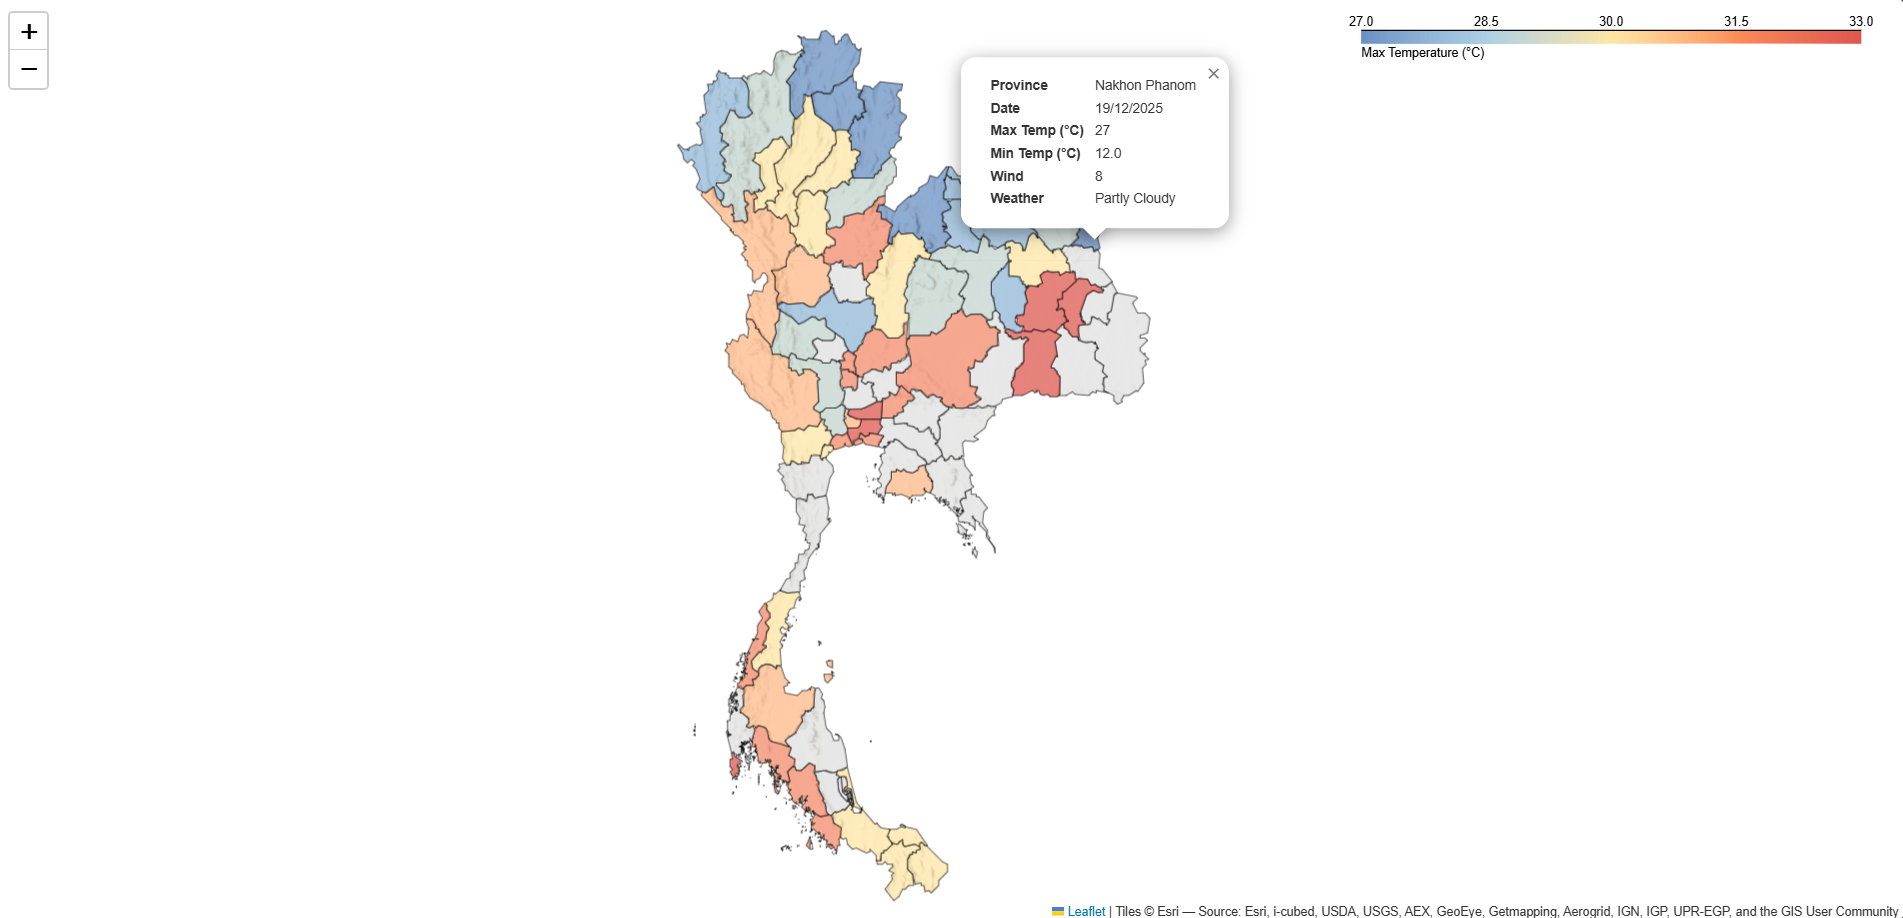

Generate this figure with Python:
import requests
import geopandas as gpd
import pandas as pd
import folium
import xml.etree.ElementTree as ET
import branca.colormap as cm
import webbrowser
import os
from shapely.geometry import box  # Required for creating the mask

# Helper function เพื่อดึงข้อความจาก XML element อย่างปลอดภัย
def get_xml_text(element, tag, default_val="N/A"):
    """Safely retrieves the text content of a sub-element."""
    node = element.find(tag)
    return node.text.strip() if node is not None and node.text else default_val

# --- 1. FETCH & PARSE DATA (ฉบับสมบูรณ์) ---
def get_weather_data_extended():
    # หมายเหตุ: uid และ ukey นี้เป็น placeholder หากใช้ API จริง ต้องเปลี่ยนเป็น Key ของคุณ
    url = "https://data.tmd.go.th/api/WeatherForecast7Days/v2/?uid=api&ukey=api12345"
    records = []
    
    try:
        print("Fetching XML data...")
        response = requests.get(url, timeout=15)
        response.raise_for_status() 
        root = ET.fromstring(response.content)
        
        for province in root.findall('./Provinces/Province'):
            name_en = get_xml_text(province, 'ProvinceNameEnglish', default_val=None)
            forecast = province.find('SevenDaysForecast')
            
            if name_en:
                # ดึงค่าอุณหภูมิสูงสุด
                max_temp_str = get_xml_text(forecast, 'MaximumTemperature', default_val="0")
                
                try:
                    max_temp = float(max_temp_str)
                except ValueError:
                    max_temp = 0.0 # หากแปลงไม่ได้ ให้เป็น 0

                records.append({
                    'province_en': name_en,
                    'date': get_xml_text(forecast, 'ForecastDate'),
                    'max_temp': max_temp,
                    'min_temp': get_xml_text(forecast, 'MinimumTemperature'),
                    'wind_speed': get_xml_text(forecast, 'WindSpeed'),
                    'desc': get_xml_text(forecast, 'DescriptionEnglish')
                })
        
        df = pd.DataFrame(records)
        if not df.empty:
            # การแก้ไขชื่อจังหวัดเพื่อให้ตรงกับไฟล์ GeoJSON ที่ใช้
            df['province_en'] = df['province_en'].replace({
                'Bangkok': 'Bangkok Metropolis',
                'Nakhon Ratchasima': 'Nakhon Ratchasima'
            })
        return df
    except requests.exceptions.RequestException as e:
        print(f"Network or API Error: {e}. Please check your internet connection or API URL/Key.")
        return pd.DataFrame()
    except Exception as e:
        print(f"Parsing/Data Error: {e}")
        return pd.DataFrame()

# --- 2. CREATE MASKED MAP (ยังคงใช้ได้ดี) ---
def create_interactive_map(weather_df):
    map_url = "https://raw.githubusercontent.com/cvibhagool/thailand-map/master/thailand-provinces.geojson"
    output_file = "thailand_weather_cropped.html"
    
    if weather_df.empty:
        print("No weather data found to plot.")
        return

    try:
        print("Downloading map geometry and merging data...")
        # อ่านไฟล์ GeoJSON ด้วย geopandas
        gdf = gpd.read_file(map_url)
        # ผสานข้อมูลสภาพอากาศเข้ากับข้อมูลภูมิศาสตร์
        merged = gdf.merge(weather_df, left_on='NAME_1', right_on='province_en', how='left')
        merged['max_temp'] = merged['max_temp'].fillna(0)
        
        # กำหนดช่วงสีแบบ Dynamic
        valid_temps = merged[merged['max_temp'] > 0]['max_temp']
        if not valid_temps.empty:
            min_scale = valid_temps.min()
            max_scale = valid_temps.max()
        else:
            min_scale, max_scale = 20, 40

        print(f"Color Scale: {min_scale}°C - {max_scale}°C")

        # --- SETUP MAP ---
        esri_url = 'https://server.arcgisonline.com/ArcGIS/rest/services/Elevation/World_Hillshade/MapServer/tile/{z}/{y}/{x}'
        esri_attr = 'Tiles &copy; Esri &mdash; Source: Esri, i-cubed, USDA, USGS, AEX, GeoEye, Getmapping, Aerogrid, IGN, IGP, UPR-EGP, and the GIS User Community'

        m = folium.Map(
            location=[13.0, 101.0], 
            zoom_start=6, 
            tiles=esri_url, 
            attr=esri_attr
        )
        
        # --- NEW STEP: CREATE THE "INVERSE MASK" ---
        print("Generating Inverse Mask to hide external base map...")
        # 1. รวมโพลีกอนจังหวัดทั้งหมดให้เป็นโพลีกอนเดียวของประเทศไทย
        thailand_outline = gdf.dissolve().geometry[0]
        
        # 2. สร้างกรอบสี่เหลี่ยมที่ครอบคลุมทั้งโลก
        world_box = box(-180, -90, 180, 90)
        
        # 3. ลบพื้นที่ประเทศไทยออกจากกรอบโลก (ได้เป็น Mask รอบประเทศไทย)
        mask_geom = world_box.difference(thailand_outline)
        
        # 4. เพิ่ม Mask เป็น GeoJson Layer สีขาวทึบแสง (Opacity 1.0)
        folium.GeoJson(
            mask_geom,
            style_function=lambda x: {
                'fillColor': 'white', 
                'color': 'white',  # Border color
                'weight': 0,        # No border lines
                'fillOpacity': 1.0  # Opaque white
            },
            name="Inverse Mask"
        ).add_to(m)
        # --- END MASK STEP ---

        # Colormap
        colormap = cm.LinearColormap(
            # Blue (Cool) -> Red (Hot)
            colors=['#4575b4', '#91bfdb', '#fee090', '#fc8d59', '#d73027'],
            vmin=min_scale,
            vmax=max_scale,
            caption='Max Temperature (°C)'
        )
        colormap.add_to(m)

        # Style function สำหรับ Choropleth Layer
        def style_fn(feature):
            temp = feature['properties'].get('max_temp', 0)
            return {
                'fillColor': colormap(temp) if temp > 0 else '#d9d9d9', # สีเทาสำหรับข้อมูลที่ขาดหาย
                'color': 'black',
                'weight': 0.5,
                'fillOpacity': 0.6 # กำหนดความโปร่งแสงให้มองเห็น Hillshade ด้านล่าง
            }

        # Add Data Layer (อยู่บนสุดของแผนที่)
        folium.GeoJson(
            merged,
            name='Weather Data',
            style_function=style_fn,
            tooltip=folium.GeoJsonTooltip(fields=['NAME_1'], aliases=['Province:']),
            popup=folium.GeoJsonPopup(
                fields=['NAME_1', 'date', 'max_temp', 'min_temp', 'wind_speed', 'desc'],
                aliases=['Province', 'Date', 'Max Temp (°C)', 'Min Temp (°C)', 'Wind', 'Weather'],
                localize=True
            )
        ).add_to(m)

        m.save(output_file)
        print(f"Success! Map saved as '{output_file}'")
        
        open_in_browser(output_file)

    except Exception as e:
        print(f"Mapping Error: {e}")

def open_in_browser(filename):
    try:
        file_path = os.path.abspath(filename)
        url = f'file://{file_path}'
        webbrowser.open(url)
    except Exception as e:
        print(f"Could not open browser automatically: {e}")

if __name__ == "__main__":
    df = get_weather_data_extended()
    create_interactive_map(df)
